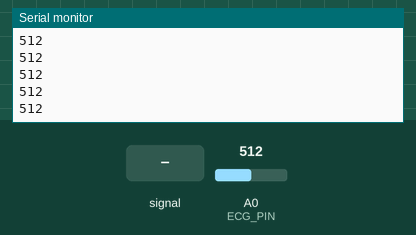
The sketch below on a simulated Arduino Uno, built with avr-gcc and run on an emulated ATmega328P. Parts: the last lines printed to the serial monitor. The inputs (shaded band) are chosen by the test bench; at power-on: A0 (ECG_PIN) = 512.

Above: at 1.2 s.
1.3 s: A0 (ECG_PIN) fed a 200 Hz sine of ±81 counts around its level
At 2.0 s:
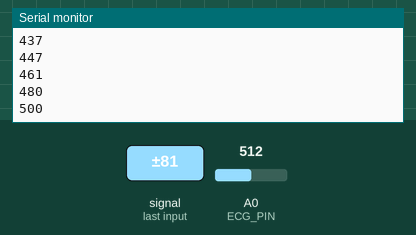
2.8 s: A0 (ECG_PIN) set to 716
At 3.6 s:
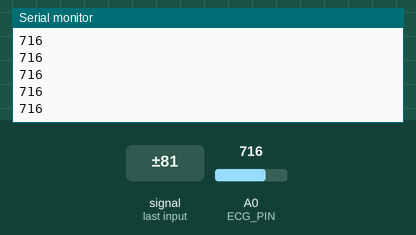
4.3 s: A0 (ECG_PIN) fed a 1000 Hz sine of ±255 counts around its level
5.8 s: A0 (ECG_PIN) set to 1023
At 6.7 s:
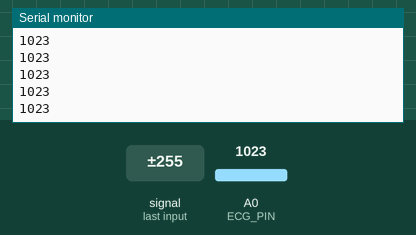
Timing chart, 0 to 8.3 s (numbered marks = the images above; inputs shaded):
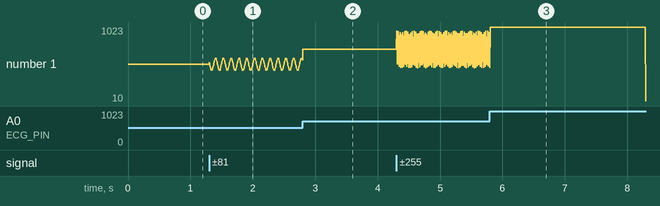

Measured:
- after the input at 1.3 s, the serial monitor: prints a new line at once (image 1)
- plotted number 1: 512 → 566 after the input at 1.3 s

The sketch:

ecg_ad8232.ino
```cpp
/*  Single-lead ECG sampler — AD8232 -> USB serial (ASCII)
 *  ---------------------------------------------------------------
 *  Reference firmware for the hardware described in ../README.md.
 *  Wire format expected by the recorder (web plotter / Android app):
 *
 *      9600 baud, 8N1, one integer per line, "\r\n", range 0..1023
 *
 *  ~192 samples/s is the ceiling at 9600 baud (960 bytes/s, 5 bytes
 *  per line, e.g. "512\r\n"). The sampler therefore self-paces from
 *  the UART: the loop produces a sample only when the TX buffer can
 *  take it, so the effective rate settles just below 192 Hz instead
 *  of producing gaps. Consumers timestamp every sample by arrival
 *  time, so a small rate difference is harmless — but the recorder
 *  must be told the same nominal rate (UI parameter, default 192).
 *
 *  Board: any AVR/ESP32 board with A0..A5 analog inputs (tested shape
 *  of the protocol: Arduino Nano/Uno class, CH340 USB-serial).
 *  Safety: battery power only while electrodes are on the body.
 *  This is NOT a medical device and must not be used on other people.
 */

const uint8_t ECG_PIN   = A0;   // AD8232 OUTPUT
const uint8_t LO_PLUS   = 10;   // AD8232 LO+  (leads-off, optional)
const uint8_t LO_MINUS  = 11;   // AD8232 LO-  (leads-off, optional)

const unsigned long BAUD      = 9600;
const unsigned int  TARGET_HZ = 192;
const unsigned long PERIOD_US = 1000000UL / TARGET_HZ;   // 5208 us

unsigned long next_us = 0;

void setup() {
  Serial.begin(BAUD);
  pinMode(LO_PLUS, INPUT);
  pinMode(LO_MINUS, INPUT);
#if defined(__AVR__)
  // Fast ADC: prescaler 16 -> 76.9 kHz ADC clock, ~13 kSPS. Default
  // 125 kHz (~9.6 kSPS) is also fine for 192 Hz, so this is optional.
  ADCSRA = (ADCSRA & 0xF8) | 0x04;
#endif
  next_us = micros();
}

void loop() {
  // 1) pace the sampler
  unsigned long now = micros();
  if ((long)(now - next_us) < 0) return;
  next_us += PERIOD_US;
  if ((long)(now - next_us) > 20000) next_us = now;   // resync after a stall

  // 2) one ADC conversion
  int v = analogRead(ECG_PIN);

  // 3) one line, only if the UART can take it (keeps the rate honest)
#if defined(ARDUINO_ARCH_AVR) || defined(ARDUINO_ARCH_ESP32) || defined(ARDUINO_ARCH_ESP8266)
  if (Serial.availableForWrite() < 6) return;
#endif
  Serial.print(v);
  Serial.print("\r\n");
}
```
